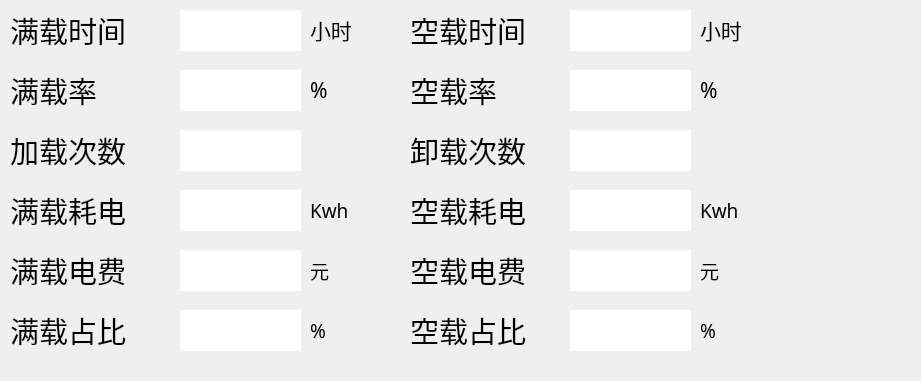
    <widget class="QWidget" name="widget_8" native="true">
     <property name="geometry">
      <rect>
       <x>80</x>
       <y>130</y>
       <width>921</width>
       <height>381</height>
      </rect>
     </property>
     <widget class="QLabel" name="label_IPower_name_108">
      <property name="geometry">
       <rect>
        <x>410</x>
        <y>130</y>
        <width>121</width>
        <height>40</height>
       </rect>
      </property>
      <property name="font">
       <font>
        <family>微软雅黑</family>
        <pointsize>22</pointsize>
       </font>
      </property>
      <property name="text">
       <string>卸载次数</string>
      </property>
     </widget>
     <widget class="QLabel" name="label_IPower_content_69">
      <property name="geometry">
       <rect>
        <x>570</x>
        <y>190</y>
        <width>121</width>
        <height>41</height>
       </rect>
      </property>
      <property name="font">
       <font>
        <family>微软雅黑</family>
        <pointsize>14</pointsize>
       </font>
      </property>
      <property name="styleSheet">
       <string notr="true">background-color: rgb(255, 255, 255);</string>
      </property>
      <property name="text">
       <string/>
      </property>
     </widget>
     <widget class="QLabel" name="label_IPower_name_105">
      <property name="geometry">
       <rect>
        <x>410</x>
        <y>190</y>
        <width>151</width>
        <height>40</height>
       </rect>
      </property>
      <property name="font">
       <font>
        <family>微软雅黑</family>
        <pointsize>22</pointsize>
       </font>
      </property>
      <property name="text">
       <string>空载耗电</string>
      </property>
     </widget>
     <widget class="QLabel" name="label_IPower_name_101">
      <property name="geometry">
       <rect>
        <x>310</x>
        <y>190</y>
        <width>81</width>
        <height>40</height>
       </rect>
      </property>
      <property name="font">
       <font>
        <family>微软雅黑</family>
        <pointsize>14</pointsize>
       </font>
      </property>
      <property name="text">
       <string>Kwh</string>
      </property>
     </widget>
     <widget class="QLabel" name="label_IPower_name_118">
      <property name="geometry">
       <rect>
        <x>700</x>
        <y>310</y>
        <width>81</width>
        <height>40</height>
       </rect>
      </property>
      <property name="font">
       <font>
        <family>微软雅黑</family>
        <pointsize>14</pointsize>
       </font>
      </property>
      <property name="text">
       <string>%</string>
      </property>
     </widget>
     <widget class="QLabel" name="label_IPower_content_65">
      <property name="geometry">
       <rect>
        <x>180</x>
        <y>250</y>
        <width>121</width>
        <height>41</height>
       </rect>
      </property>
      <property name="font">
       <font>
        <family>微软雅黑</family>
        <pointsize>14</pointsize>
       </font>
      </property>
      <property name="styleSheet">
       <string notr="true">background-color: rgb(255, 255, 255);</string>
      </property>
      <property name="text">
       <string/>
      </property>
     </widget>
     <widget class="QLabel" name="label_IPower_content_63">
      <property name="geometry">
       <rect>
        <x>180</x>
        <y>130</y>
        <width>121</width>
        <height>41</height>
       </rect>
      </property>
      <property name="font">
       <font>
        <family>微软雅黑</family>
        <pointsize>14</pointsize>
       </font>
      </property>
      <property name="styleSheet">
       <string notr="true">background-color: rgb(255, 255, 255);</string>
      </property>
      <property name="text">
       <string/>
      </property>
     </widget>
     <widget class="QLabel" name="label_IPower_name_102">
      <property name="geometry">
       <rect>
        <x>310</x>
        <y>250</y>
        <width>81</width>
        <height>40</height>
       </rect>
      </property>
      <property name="font">
       <font>
        <family>微软雅黑</family>
        <pointsize>14</pointsize>
       </font>
      </property>
      <property name="text">
       <string>元</string>
      </property>
     </widget>
     <widget class="QLabel" name="label_IPower_name_103">
      <property name="geometry">
       <rect>
        <x>10</x>
        <y>250</y>
        <width>131</width>
        <height>40</height>
       </rect>
      </property>
      <property name="font">
       <font>
        <family>微软雅黑</family>
        <pointsize>22</pointsize>
       </font>
      </property>
      <property name="text">
       <string>满载电费</string>
      </property>
     </widget>
     <widget class="QLabel" name="label_IPower_name_109">
      <property name="geometry">
       <rect>
        <x>700</x>
        <y>250</y>
        <width>81</width>
        <height>40</height>
       </rect>
      </property>
      <property name="font">
       <font>
        <family>微软雅黑</family>
        <pointsize>14</pointsize>
       </font>
      </property>
      <property name="text">
       <string>元</string>
      </property>
     </widget>
     <widget class="QLabel" name="label_IPower_name_121">
      <property name="geometry">
       <rect>
        <x>410</x>
        <y>310</y>
        <width>191</width>
        <height>40</height>
       </rect>
      </property>
      <property name="font">
       <font>
        <family>微软雅黑</family>
        <pointsize>22</pointsize>
       </font>
      </property>
      <property name="text">
       <string>空载占比</string>
      </property>
     </widget>
     <widget class="QLabel" name="label_IPower_name_99">
      <property name="geometry">
       <rect>
        <x>10</x>
        <y>190</y>
        <width>131</width>
        <height>40</height>
       </rect>
      </property>
      <property name="font">
       <font>
        <family>微软雅黑</family>
        <pointsize>22</pointsize>
       </font>
      </property>
      <property name="text">
       <string>满载耗电</string>
      </property>
     </widget>
     <widget class="QLabel" name="label_IPower_name_107">
      <property name="geometry">
       <rect>
        <x>410</x>
        <y>250</y>
        <width>131</width>
        <height>40</height>
       </rect>
      </property>
      <property name="font">
       <font>
        <family>微软雅黑</family>
        <pointsize>22</pointsize>
       </font>
      </property>
      <property name="text">
       <string>空载电费</string>
      </property>
     </widget>
     <widget class="QLabel" name="label_IPower_content_72">
      <property name="geometry">
       <rect>
        <x>180</x>
        <y>310</y>
        <width>121</width>
        <height>41</height>
       </rect>
      </property>
      <property name="font">
       <font>
        <family>微软雅黑</family>
        <pointsize>14</pointsize>
       </font>
      </property>
      <property name="styleSheet">
       <string notr="true">background-color: rgb(255, 255, 255);</string>
      </property>
      <property name="text">
       <string/>
      </property>
     </widget>
     <widget class="QLabel" name="label_IPower_content_64">
      <property name="geometry">
       <rect>
        <x>180</x>
        <y>190</y>
        <width>121</width>
        <height>41</height>
       </rect>
      </property>
      <property name="font">
       <font>
        <family>微软雅黑</family>
        <pointsize>14</pointsize>
       </font>
      </property>
      <property name="styleSheet">
       <string notr="true">background-color: rgb(255, 255, 255);</string>
      </property>
      <property name="text">
       <string/>
      </property>
     </widget>
     <widget class="QLabel" name="label_IPower_content_71">
      <property name="geometry">
       <rect>
        <x>570</x>
        <y>310</y>
        <width>121</width>
        <height>41</height>
       </rect>
      </property>
      <property name="font">
       <font>
        <family>微软雅黑</family>
        <pointsize>14</pointsize>
       </font>
      </property>
      <property name="styleSheet">
       <string notr="true">background-color: rgb(255, 255, 255);</string>
      </property>
      <property name="text">
       <string/>
      </property>
     </widget>
     <widget class="QLabel" name="label_IPower_name_114">
      <property name="geometry">
       <rect>
        <x>10</x>
        <y>130</y>
        <width>131</width>
        <height>40</height>
       </rect>
      </property>
      <property name="font">
       <font>
        <family>微软雅黑</family>
        <pointsize>22</pointsize>
       </font>
      </property>
      <property name="text">
       <string>加载次数</string>
      </property>
     </widget>
     <widget class="QLabel" name="label_IPower_name_110">
      <property name="geometry">
       <rect>
        <x>700</x>
        <y>190</y>
        <width>81</width>
        <height>40</height>
       </rect>
      </property>
      <property name="font">
       <font>
        <family>微软雅黑</family>
        <pointsize>14</pointsize>
       </font>
      </property>
      <property name="text">
       <string>Kwh</string>
      </property>
     </widget>
     <widget class="QLabel" name="label_IPower_name_120">
      <property name="geometry">
       <rect>
        <x>10</x>
        <y>310</y>
        <width>151</width>
        <height>40</height>
       </rect>
      </property>
      <property name="font">
       <font>
        <family>微软雅黑</family>
        <pointsize>22</pointsize>
       </font>
      </property>
      <property name="text">
       <string>满载占比</string>
      </property>
     </widget>
     <widget class="QLabel" name="label_IPower_content_67">
      <property name="geometry">
       <rect>
        <x>570</x>
        <y>250</y>
        <width>121</width>
        <height>41</height>
       </rect>
      </property>
      <property name="font">
       <font>
        <family>微软雅黑</family>
        <pointsize>14</pointsize>
       </font>
      </property>
      <property name="styleSheet">
       <string notr="true">background-color: rgb(255, 255, 255);</string>
      </property>
      <property name="text">
       <string/>
      </property>
     </widget>
     <widget class="QLabel" name="label_IPower_content_68">
      <property name="geometry">
       <rect>
        <x>570</x>
        <y>130</y>
        <width>121</width>
        <height>41</height>
       </rect>
      </property>
      <property name="font">
       <font>
        <family>微软雅黑</family>
        <pointsize>14</pointsize>
       </font>
      </property>
      <property name="styleSheet">
       <string notr="true">background-color: rgb(255, 255, 255);</string>
      </property>
      <property name="text">
       <string/>
      </property>
     </widget>
     <widget class="QLabel" name="label_IPower_name_119">
      <property name="geometry">
       <rect>
        <x>310</x>
        <y>310</y>
        <width>81</width>
        <height>40</height>
       </rect>
      </property>
      <property name="font">
       <font>
        <family>微软雅黑</family>
        <pointsize>14</pointsize>
       </font>
      </property>
      <property name="text">
       <string>%</string>
      </property>
     </widget>
     <widget class="QLabel" name="label_IPower_name_173">
      <property name="geometry">
       <rect>
        <x>310</x>
        <y>70</y>
        <width>81</width>
        <height>40</height>
       </rect>
      </property>
      <property name="font">
       <font>
        <family>微软雅黑</family>
        <pointsize>16</pointsize>
       </font>
      </property>
      <property name="text">
       <string>%</string>
      </property>
     </widget>
     <widget class="QLabel" name="label_IPower_name_80">
      <property name="geometry">
       <rect>
        <x>410</x>
        <y>70</y>
        <width>131</width>
        <height>40</height>
       </rect>
      </property>
      <property name="font">
       <font>
        <family>微软雅黑</family>
        <pointsize>22</pointsize>
       </font>
      </property>
      <property name="text">
       <string>空载率</string>
      </property>
     </widget>
     <widget class="QLabel" name="label_IPower_name_174">
      <property name="geometry">
       <rect>
        <x>700</x>
        <y>70</y>
        <width>81</width>
        <height>40</height>
       </rect>
      </property>
      <property name="font">
       <font>
        <family>微软雅黑</family>
        <pointsize>16</pointsize>
       </font>
      </property>
      <property name="text">
       <string>%</string>
      </property>
     </widget>
     <widget class="QLabel" name="label_IPower_name_73">
      <property name="geometry">
       <rect>
        <x>310</x>
        <y>10</y>
        <width>81</width>
        <height>40</height>
       </rect>
      </property>
      <property name="font">
       <font>
        <family>微软雅黑</family>
        <pointsize>16</pointsize>
       </font>
      </property>
      <property name="text">
       <string>小时</string>
      </property>
     </widget>
     <widget class="QLabel" name="label_IPower_name_78">
      <property name="geometry">
       <rect>
        <x>10</x>
        <y>10</y>
        <width>121</width>
        <height>40</height>
       </rect>
      </property>
      <property name="font">
       <font>
        <family>微软雅黑</family>
        <pointsize>22</pointsize>
       </font>
      </property>
      <property name="text">
       <string>满载时间</string>
      </property>
     </widget>
     <widget class="QLabel" name="label_unload_radio">
      <property name="geometry">
       <rect>
        <x>570</x>
        <y>70</y>
        <width>121</width>
        <height>41</height>
       </rect>
      </property>
      <property name="font">
       <font>
        <family>微软雅黑</family>
        <pointsize>14</pointsize>
       </font>
      </property>
      <property name="styleSheet">
       <string notr="true">background-color: rgb(255, 255, 255);</string>
      </property>
      <property name="text">
       <string/>
      </property>
     </widget>
     <widget class="QLabel" name="label_IPower_name_75">
      <property name="geometry">
       <rect>
        <x>700</x>
        <y>10</y>
        <width>81</width>
        <height>40</height>
       </rect>
      </property>
      <property name="font">
       <font>
        <family>微软雅黑</family>
        <pointsize>16</pointsize>
       </font>
      </property>
      <property name="text">
       <string>小时</string>
      </property>
     </widget>
     <widget class="QLabel" name="label_IPower_name_84">
      <property name="geometry">
       <rect>
        <x>10</x>
        <y>70</y>
        <width>111</width>
        <height>40</height>
       </rect>
      </property>
      <property name="font">
       <font>
        <family>微软雅黑</family>
        <pointsize>22</pointsize>
       </font>
      </property>
      <property name="text">
       <string>满载率</string>
      </property>
     </widget>
     <widget class="QLabel" name="label_load_time">
      <property name="geometry">
       <rect>
        <x>180</x>
        <y>10</y>
        <width>121</width>
        <height>41</height>
       </rect>
      </property>
      <property name="font">
       <font>
        <family>微软雅黑</family>
        <pointsize>14</pointsize>
       </font>
      </property>
      <property name="styleSheet">
       <string notr="true">background-color: rgb(255, 255, 255);</string>
      </property>
      <property name="text">
       <string/>
      </property>
     </widget>
     <widget class="QLabel" name="label_unloadtime">
      <property name="geometry">
       <rect>
        <x>570</x>
        <y>10</y>
        <width>121</width>
        <height>41</height>
       </rect>
      </property>
      <property name="font">
       <font>
        <family>微软雅黑</family>
        <pointsize>14</pointsize>
       </font>
      </property>
      <property name="styleSheet">
       <string notr="true">background-color: rgb(255, 255, 255);</string>
      </property>
      <property name="text">
       <string/>
      </property>
     </widget>
     <widget class="QLabel" name="label_IPower_name_74">
      <property name="geometry">
       <rect>
        <x>410</x>
        <y>10</y>
        <width>121</width>
        <height>40</height>
       </rect>
      </property>
      <property name="font">
       <font>
        <family>微软雅黑</family>
        <pointsize>22</pointsize>
       </font>
      </property>
      <property name="text">
       <string>空载时间</string>
      </property>
     </widget>
     <widget class="QLabel" name="label_load_radio">
      <property name="geometry">
       <rect>
        <x>180</x>
        <y>70</y>
        <width>121</width>
        <height>41</height>
       </rect>
      </property>
      <property name="font">
       <font>
        <family>微软雅黑</family>
        <pointsize>14</pointsize>
       </font>
      </property>
      <property name="styleSheet">
       <string notr="true">background-color: rgb(255, 255, 255);</string>
      </property>
      <property name="text">
       <string/>
      </property>
     </widget>
    </widget>
